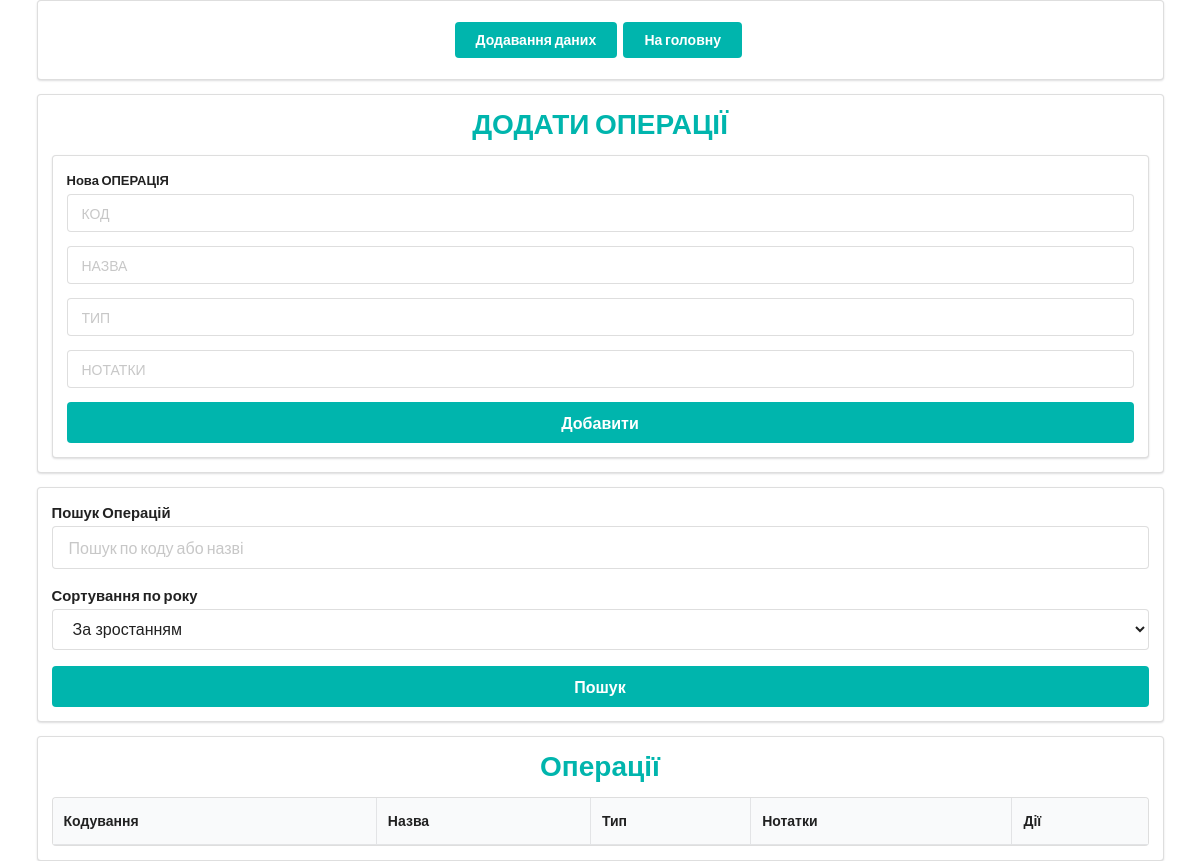
Page /operations on the earlier database version.
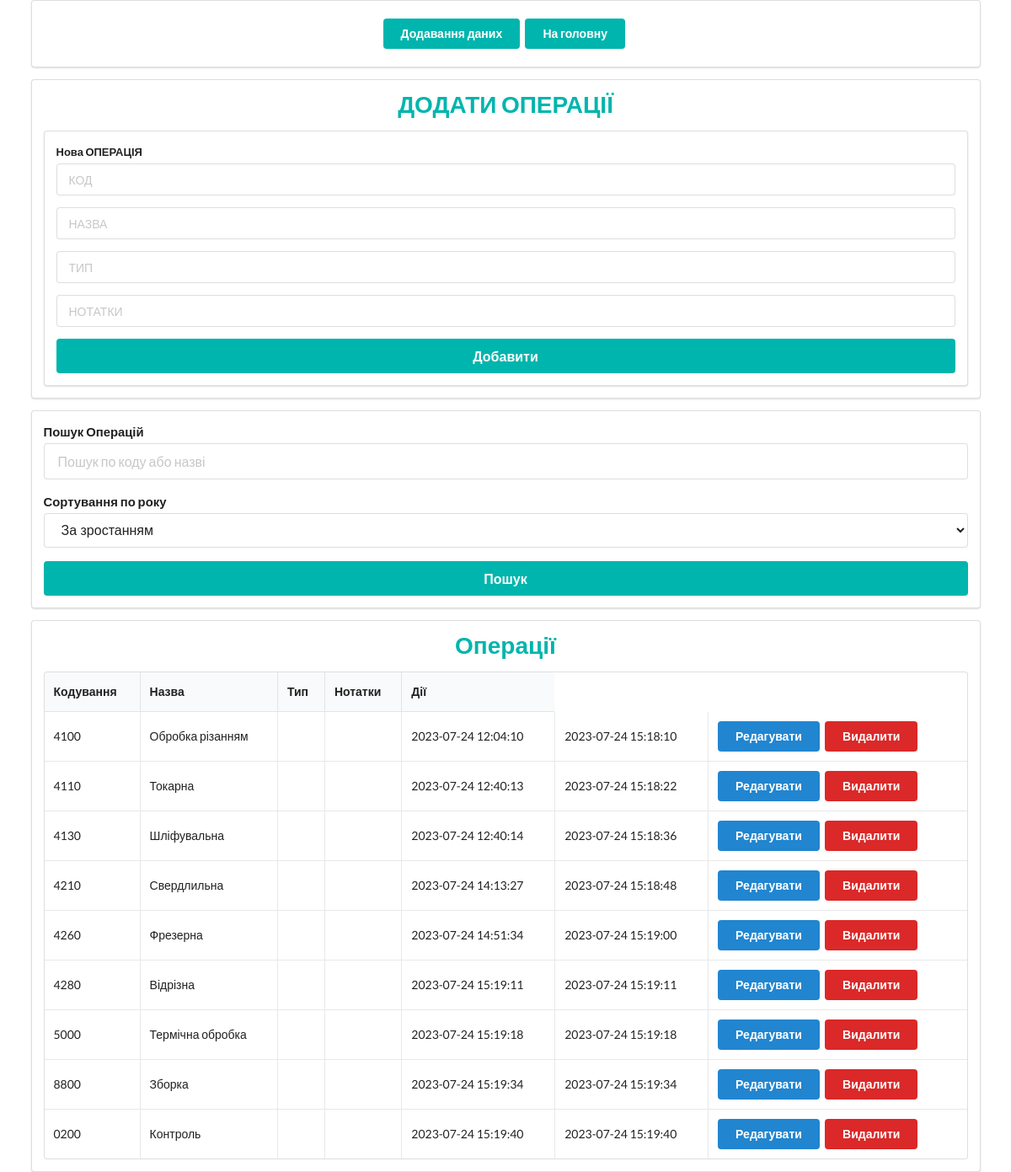
Same page on the later database version.
### tables/tables.py (models this page shows)
class Operations(Base):
    __tablename__ = 'operations'
    id = Column(Integer, primary_key=True, index=True)
    coding = Column(String)
    name = Column(String)
    type = Column(String)
    notes = Column(String)
    date_created = Column(DateTime, default=datetime.today)
    date_updated = Column(DateTime, default=datetime.today, onupdate=datetime.today)

### routers/add_all/operations_router.py (the view)
@app.get('/operations')
def operations(request: Request, db_session: Session = Depends(get_db)):
    operations = db_session.query(Operations).all()
    return templates.TemplateResponse("/operations/operations.html",
                                     {"request": request, "operations_list": operations})

### templates/operations/operations.html (shortened to what this page needs)
{% extends 'layout.html' %}
{% block content %}
<div class="ui container">
    <div class="ui padded segment">
        <div class="ui center aligned container">
            <a href="add_all"><button class="ui teal button" type="submit">Додавання даних</button></a>
            <a href="/"><button class="ui teal button" type="submit">На головну</button></a>
        </div>
    </div>
    <div class="ui segment">
        <h1 class="ui center aligned header teal">{{ 'ДОДАТИ ОПЕРАЦІЇ' }}</h1>
        <form id="add-operation-form" class="ui large form">
            <div class="ui segment">
                <div class="field">
                    <label>Нова ОПЕРАЦІЯ</label>
                    <div class="ui input">
                        <input type="text" name="coding" placeholder="КОД">
                    </div>
                </div>
                <div class="field">
                    <div class="ui input">
                        <input type="text" name="name" placeholder="НАЗВА">
                    </div>
                </div>
                  <div class="field">
                    <div class="ui input">
                        <input type="text" name="type" placeholder="ТИП">
                    </div>
                </div>
                <div class="field">
                    <div class="ui input">
                        <input type="text" name="notes" placeholder="НОТАТКИ">
                    </div>
                </div>
                 <button class="ui fluid large teal submit button" type="submit">Добавити</button>
                </div>
            </form>
    </div>
    <div class="ui segment">
       <form class="ui large form" action="{{ url_for('search_operations') }}" method="get">
    <div class="field">
        <label>Пошук Операцій</label>
        <div class="ui input">
            <input type="text" name="search_term" placeholder="Пошук по коду або назві" value="{{ search_term }}">
        </div>
    </div>
    <div class="field">
        <label>Сортування по року</label>
        <div class="ui input">
            <select name="sort_order">
                <option value="asc" {% if sort_order == 'asc' %} selected {% endif %}>За зростанням</option>
            </select>
        </div>
    </div>
    <button class="ui fluid large teal submit button" type="submit">Пошук</button>
</form>
    </div>
        <div class="ui segment">
                <h1 class="ui center aligned header teal">Операції</h1>
                <table class="ui celled table">
                    <thead>
                        <tr>
                            <th>Кодування</th>
                            <th>Назва</th>
                            <th>Тип</th>
                            <th>Нотатки</th>
                            <th>Дії</th>
                        </tr>
                    </thead>
                    <tbody>
                        {% for operation in operations_list %}
                        <tr>
                            <td>{{ operation.coding }}</td>
                            <td>{{ operation.name }}</td>
                            <td>{{ operation.type }}</td>
                            <td>{{ operation.notes }}</td>
                            <td>{{ operation.date_created.strftime('%Y-%m-%d %H:%M:%S') }}</td>
                            <td>{{ operation.date_updated.strftime('%Y-%m-%d %H:%M:%S') }}</td>
                           <td>
                            <a href="{{ url_for('edit_operation', operation_id=operation.id) }}"><button class="ui blue button">Редагувати</button></a>
                            <button class="ui red button" type="button" onclick="deleteOperation('{{operation.id}}')">Видалити</button>
                        </td>
                        </tr>
                        {% endfor %}
                    </tbody>
                </table>
            </div>
</div>
{% endblock  %}

### templates/layout.html (shortened to what this page needs)
<!doctype html>
<html lang="en">
<head>
    <link rel="stylesheet" href="https://cdn.jsdelivr.net/npm/semantic-ui@2.4.2/dist/semantic.min.css">
    <link rel="stylesheet" href="{{ url_for('static', path='css/style.css') }}">
</head>
<body>
{% block content %}
{% endblock  %}
</body>
</html>

Differences in the rows shown:
added Operations: coding "4100", name "Обробка різанням", date_created "2023-07-24 12:04:10", date_updated "2023-07-24 15:18:10"
added Operations: coding "4110", name "Токарна", date_created "2023-07-24 12:40:13", date_updated "2023-07-24 15:18:22"
added Operations: coding "4130", name "Шліфувальна", date_created "2023-07-24 12:40:14", date_updated "2023-07-24 15:18:36"
added Operations: coding "4210", name "Свердлильна", date_created "2023-07-24 14:13:27", date_updated "2023-07-24 15:18:48"
added Operations: coding "4260", name "Фрезерна", date_created "2023-07-24 14:51:34", date_updated "2023-07-24 15:19:00"
added Operations: coding "4280", name "Відрізна", date_created "2023-07-24 15:19:11", date_updated "2023-07-24 15:19:11"
added Operations: coding "5000", name "Термічна обробка", date_created "2023-07-24 15:19:18", date_updated "2023-07-24 15:19:18"
added Operations: coding "8800", name "Зборка", date_created "2023-07-24 15:19:34", date_updated "2023-07-24 15:19:34"
added Operations: coding "0200", name "Контроль", date_created "2023-07-24 15:19:40", date_updated "2023-07-24 15:19:40"
